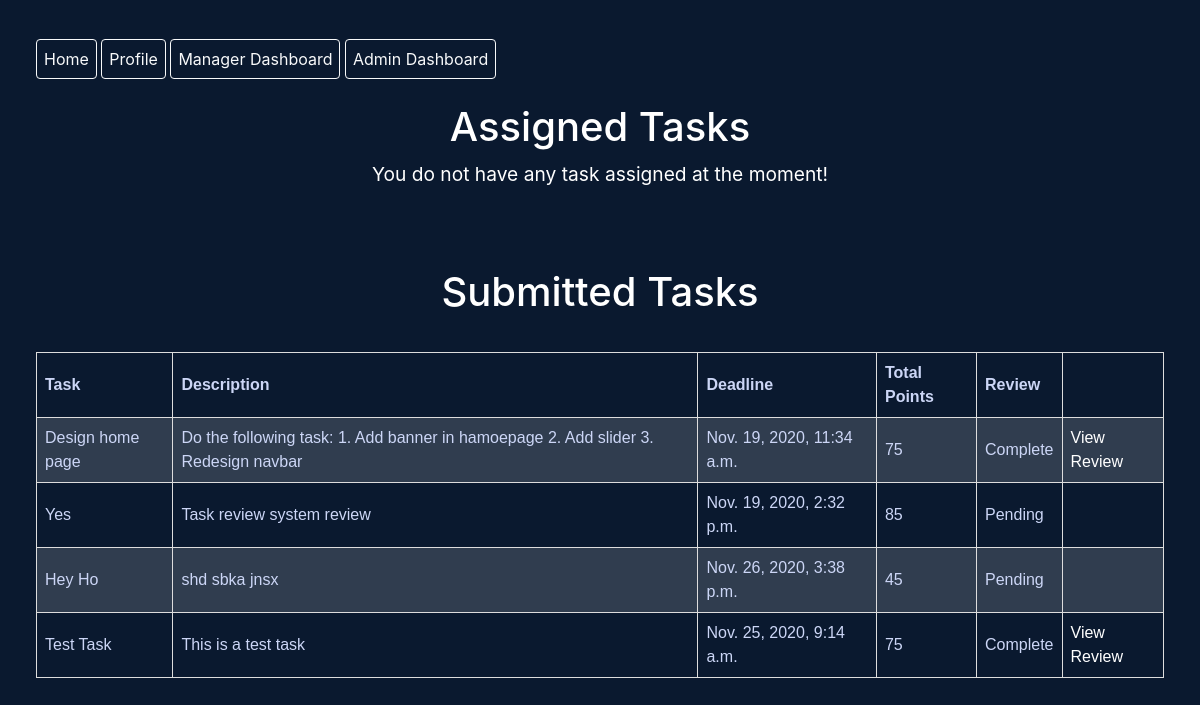
/ (signed in), run on an earlier commit of the app's database.
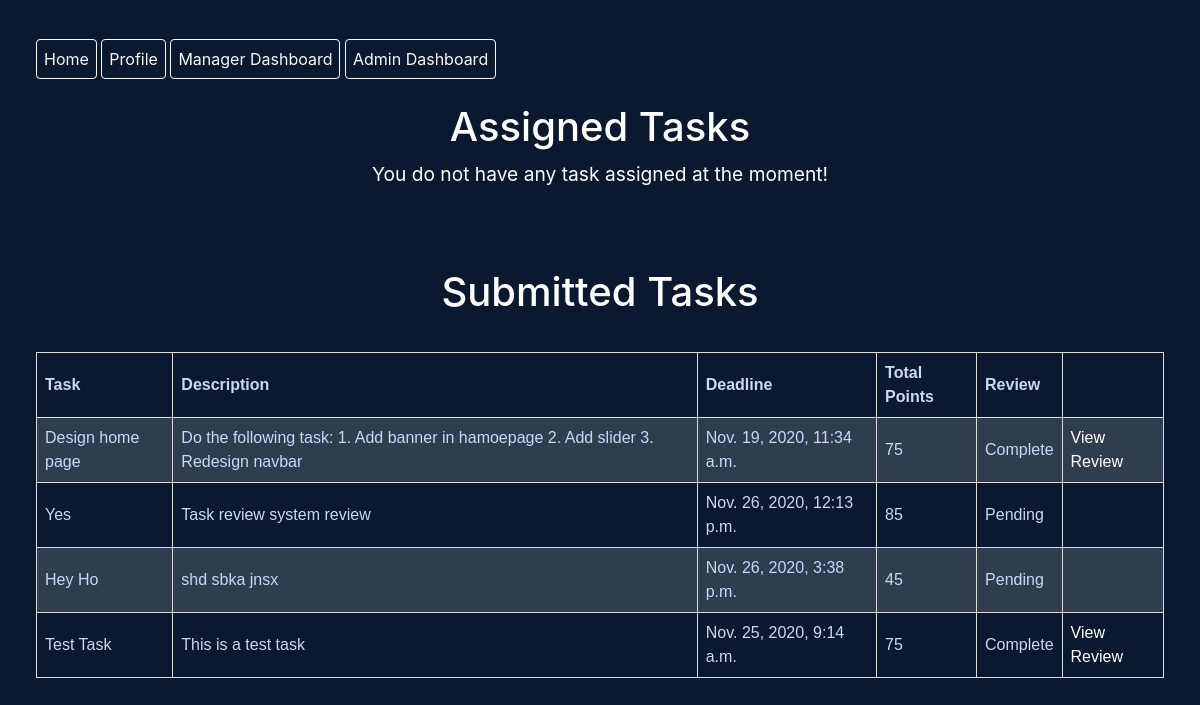
And on a later commit of the database.
### createMode/models.py (models this page shows, shortened)
class Task(models.Model):
	title = models.CharField(max_length=240)
	description = models.TextField()
	total_points = models.PositiveIntegerField(validators=[MinValueValidator(10), MaxValueValidator(100)])
	department = models.ForeignKey(Department, on_delete=models.CASCADE)
	deadline = models.DateTimeField()
	assigned_to = models.ForeignKey(User, on_delete=models.SET_NULL, blank=True, null=True, related_name='assigned_to_user')
	created_by = models.ForeignKey(User, on_delete=models.SET_NULL, blank=True, null=True, related_name='created_by_user')
	created_at = models.DateTimeField(auto_now_add=True)
	submitted = models.BooleanField(default=False)
	reviewed = models.BooleanField(default=False)
	review_id = models.PositiveIntegerField(blank=True, null=True)

### core/views.py (the view)
# urls.py: path('', adminIndex.as_view(), name='admin-index'),
@login_required(login_url='/login')
def index(request):
	EPIRecord = EmployeePersonalInfo.objects.filter(user= request.user)
	if not EPIRecord:
		messages.info(request, f'Please update your personal information.')
		return redirect('core:add-personal-info')
	EEIRecord = EmployeeEducationInfo.objects.filter(user= request.user)
	if not EEIRecord:
		messages.info(request, f'Please update your educational information.')
		return redirect('core:add-education-info')
	EExIRecord = EmployeeExperienceInfo.objects.filter(user= request.user)
	if not EExIRecord:
		messages.info(request, f'Please update your experience information.')
		return redirect('core:add-experience-info')
	isManager = False
	EJI = EmployeeJobInfo.objects.filter(user = request.user)
	if EJI and EJI[0].isManager == True:
		isManager = True
	tasks = Task.objects.filter(assigned_to = request.user)
	context = {
		'assigned_tasks' : tasks.filter(submitted = False),
		'submitted_tasks' : tasks.filter(submitted = True),
		'isManager' : isManager,
	}
	return render(request, 'core/index.html', context)

### core/context_processors.py (called while the page is built)
def check_authorization(request):
	if request.user.is_superuser:
		user_is_admin = True
	else:
		user_is_admin = False
	if request.user.is_authenticated:
		user_is_authenticated = True
		jobinfo = EmployeeJobInfo.objects.filter(user = request.user)[0]
		if jobinfo and jobinfo.isManager == True:
			user_is_manager = True
		else:
			user_is_manager = False
	else:
		user_is_authenticated = False
		user_is_manager = False
	return {
		'user_is_authenticated' : user_is_authenticated,
		'user_is_admin': user_is_admin,
		'user_is_manager' : user_is_manager,
	}

### core/templates/core/index.html (shortened to what this page needs)
{% extends 'core/base.html' %}
{% load static %}
{% block content %}
	<div class="">
		<h1>Assigned Tasks</h1>
		{% if assigned_tasks %}
			<table>
				<tr>
					<th>Task</th>
					<th>Description</th>
					<th>Deadline</th>
					<th>Total Points</th>
					<th></th>
				</tr>
					{% for task in assigned_tasks %}
						<tr>
					    	<td>
					    		{{ task.title}}
					    	</a></td>
					    	<td> {{ task.description }}</td>
					    	<td>
								{{ task.deadline }}
					    	</td>
					    	<td>
					    		{{ task.total_points }}
					    	</td>
					    	<td>
					    		<a href="{% url 'createMode:submit-task' task.pk %}">Submit</a>
					    	</td>
					    </tr>
					{% endfor %}
			</table>
		{% else %}
			<h4 class='msg'> <small>You do not have any task assigned at the moment! </small></h4>
		{% endif %}
		<br><br><br>
		<h1>Submitted Tasks</h1>
		{% if submitted_tasks %}
			<table>
				<tr>
					<th>Task</th>
					<th>Description</th>
					<th>Deadline</th>
					<th>Total Points</th>
					<th>Review</th>
					<th></th>
				</tr>
					{% for task in submitted_tasks %}
						<tr>
					    	<td>
					    		{{ task.title}}
					    	</a></td>
					    	<td> {{ task.description }}</td>
					    	<td>
								{{ task.deadline }}
					    	</td>
					    	<td>
					    		{{ task.total_points }}
					    	</td>
					    	<td>
					    		{% if task.reviewed is True %}
					    			Complete
					    		{% else %}
					    			Pending
					    		{% endif %}
					    	</td>
					    	<td>
					    		{% if task.reviewed is True %}
					    			<a href="{% url 'core:task-review-details' task.review_id %}">
					    				View Review
					    			</a>
					    		{% endif %}
					    	</td>
					    </tr>
					{% endfor %}
			</table>
		{% else %}
			<h4 class='msg'> <small>You do not have any submitted task  at the moment! </small></h4>
		{% endif %}
		<br><br><br>
	</div>
{% endblock %}

What changed in the data, as far as the page shows it:
changed Task "Yes": deadline "Nov. 19, 2020, 2:32 p.m." → "Nov. 26, 2020, 12:13 p.m."
